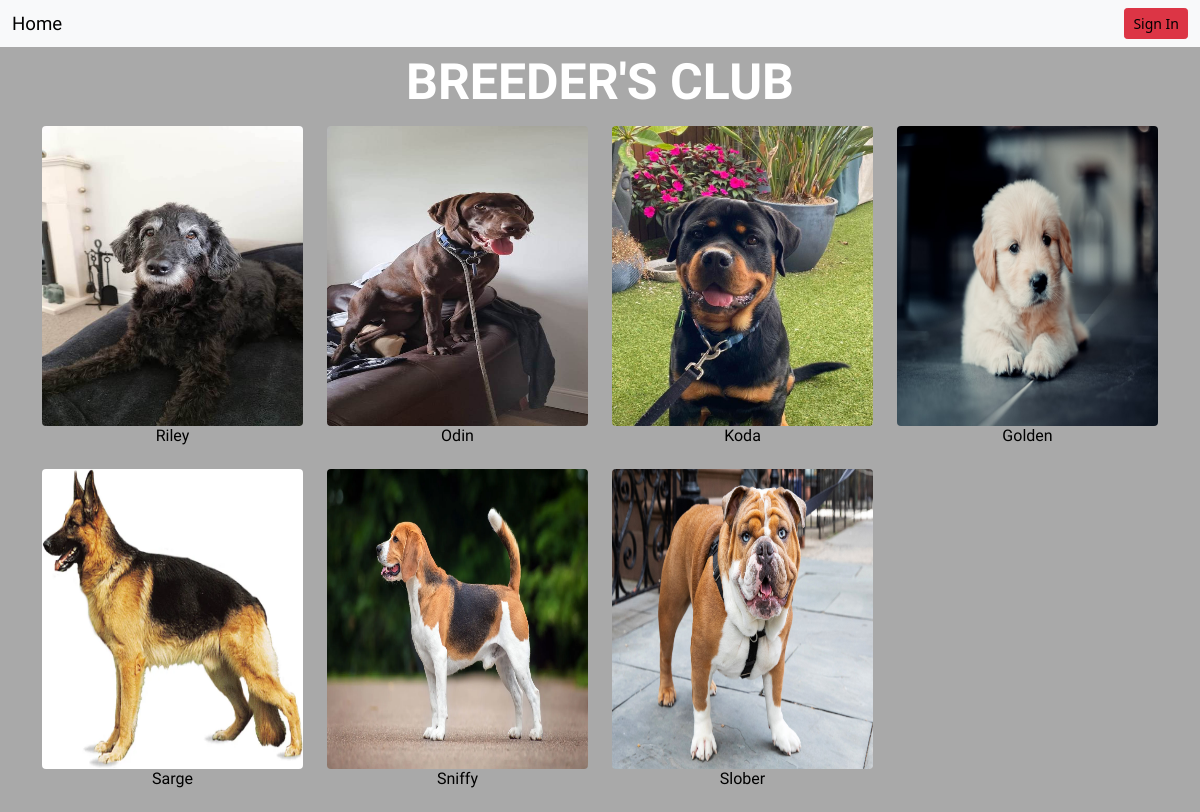
The app's page /, older data.
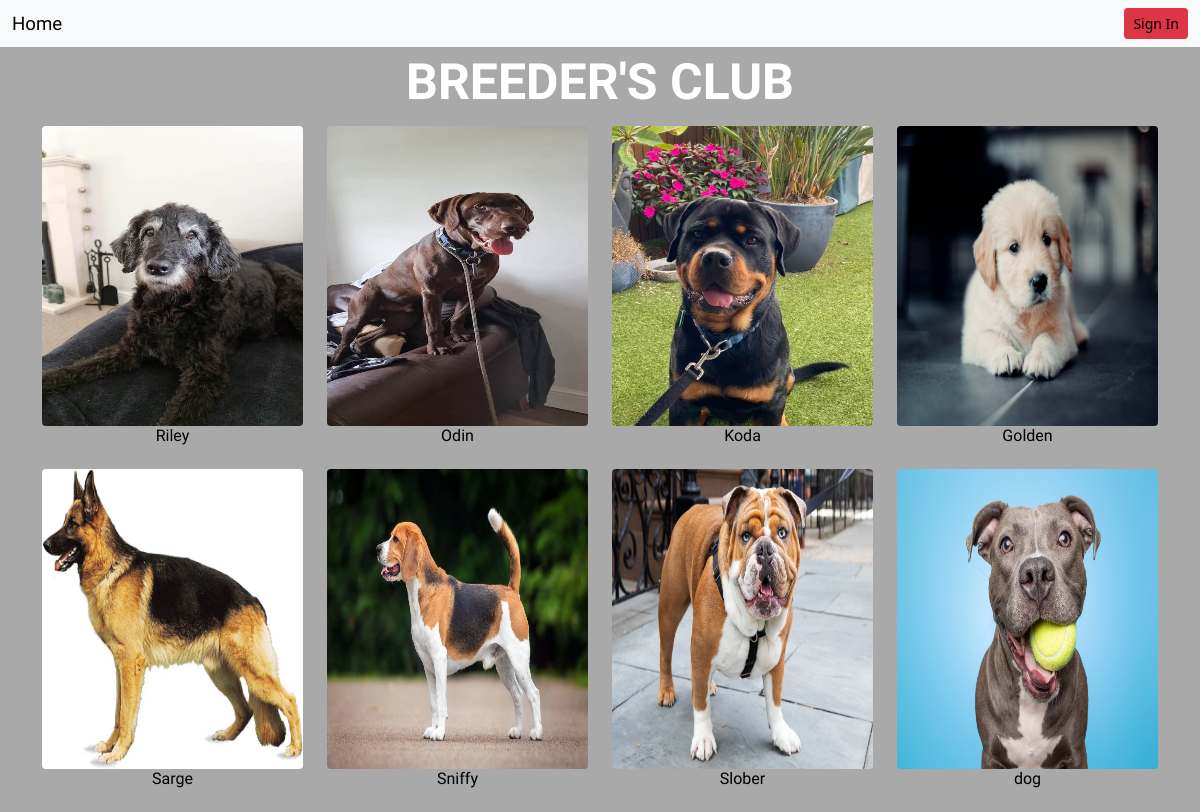
The same page, newer data.
### photoapp/models.py (models this page shows, shortened)
class Photo(models.Model):
    title = models.CharField(max_length=45)
    description = models.CharField(max_length=250)
    created = models.DateTimeField(auto_now_add=True)
    image = models.ImageField(upload_to='photos/')
    submitter = models.ForeignKey(get_user_model(), on_delete=models.CASCADE)
    tags = TaggableManager()

### photoapp/views.py (the view)
# urls.py: path('', PhotoListView.as_view(), name='list'),
class PhotoListView(ListView):
    model = Photo
    template_name = 'photoapp/list.html'
    context_object_name = 'photos'

### photoapp/templates/photoapp/list.html
{% extends 'base.html' %}
{% block body %}
<h1 class="header">BREEDER'S CLUB</h1>
<div class="row">
  {% for photo in photos %}
  <div class="col-lg-3 col-md-4 col-xs-6">
    <a href="{% url 'photo:detail' photo.id %}" class="d-block mb-4 h-100">
      <img src="{{photo.image.url}}" id="photos" class="img-fluid rounded" alt="{{photo.title}}" />
      <h6 class="text-center" style="text-decoration: none; font-family: Bowlby One SC;">{{ photo.title }}</h6>
    </a>
  </div>
  {% endfor %}
</div>
{% endblock body %}

Row changes from the older to the newer data that the page shows:
added Photo: image (picture), title "dog"
